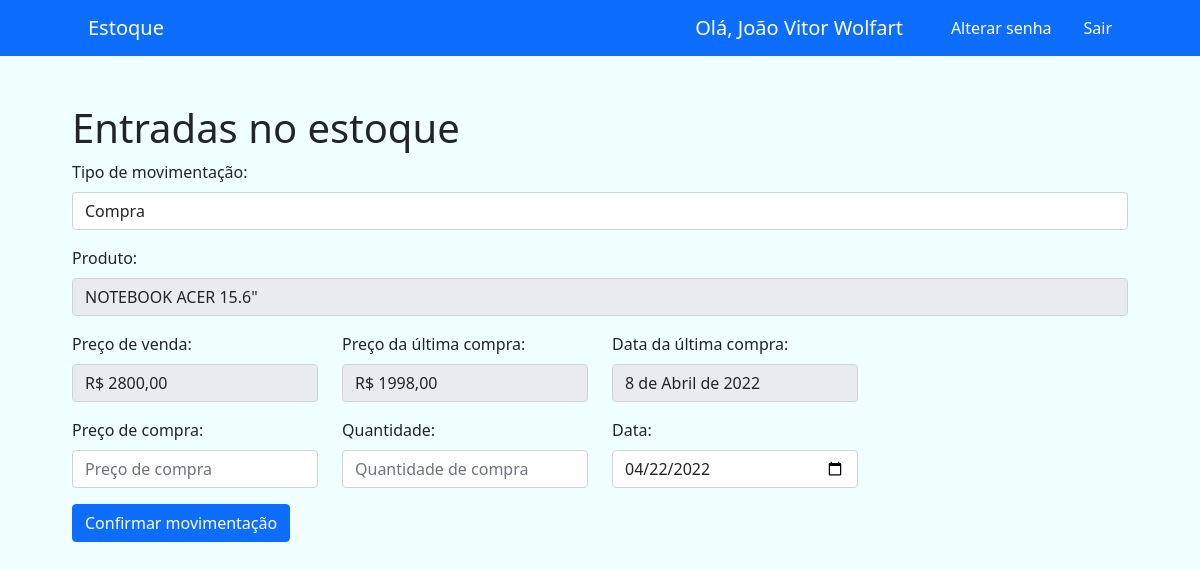
The page /entradas/2 (signed in) on the database as committed earlier.
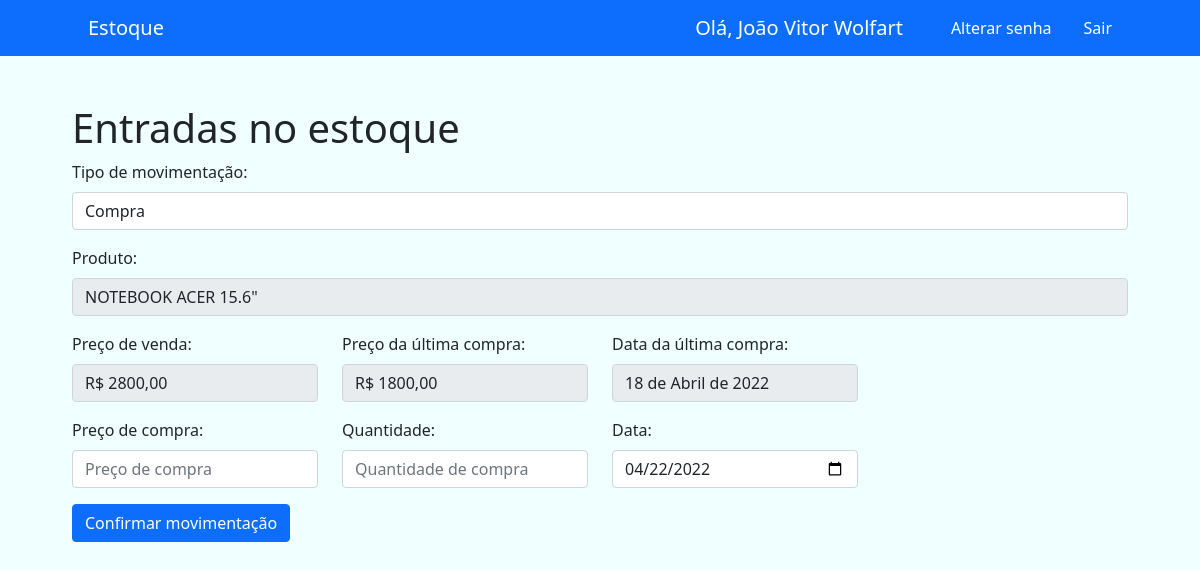
The same page on the database as committed later.
### produtos/models.py (models this page shows, shortened)
class Produto(models.Model):
    produto = models.CharField(max_length=200)
    categoria = models.ForeignKey(Categoria, on_delete=models.DO_NOTHING)
    medida = models.ForeignKey(Medidas, on_delete=models.DO_NOTHING, blank=True, null=True)
    data_ultima_compra = models.DateField(blank=True, null=True)
    preco_ultima_compra = models.DecimalField(max_digits=7, decimal_places=2, blank=True, null=True)
    preco_venda = models.DecimalField(max_digits=7, decimal_places=2, blank=True, null=True)
    data_ultima_venda = models.DateField(blank=True, null=True)
    estoque = models.IntegerField(default=0)
    informacoes = models.TextField(blank=True, null=True)
    foto = models.ImageField(blank=True, upload_to='fotos')
    usuario = models.ForeignKey(User, on_delete=models.CASCADE, blank=True, null=True)
    ativo = models.BooleanField(default=True)

### produtos/views.py (the view, shortened to what this page needs)
# urls.py: path('entradas/<int:id>', views.entradas, name='entradas'),
@login_required(login_url='login')
def entradas(request, id):
    t_entrada = Movimento.objects.all().filter(
        entrada=True
    )
    produto = Produto.objects.get(id=id)
    hoje = datetime.today()
    hoje = datetime.strftime(hoje, '%Y-%m-%d')
    dt_atual = datetime.today()
    if produto.data_ultima_compra:
        ultima_compra = datetime.strftime(produto.data_ultima_compra, '%Y-%m-%d')
        sem_compra = False
    else:
        sem_compra = True
    if request.method != 'POST':
        return render(request, 'paginas/entradas.html', {'t_entrada':t_entrada, 'produto':produto, 'hoje':hoje})

### produtos/templates/paginas/entradas.html (shortened to what this page needs)
{% extends 'base.html'%}
{%block 'conteudo'%}
    <h1>Entradas no estoque</h1>
    <form method="post" action="{% url 'entradas' produto.id%}">
      <div class="mb-3">
        <label class="form-label">Tipo de movimentação: </label>
        <select name="mov" class="form-control">
          {% for c in t_entrada%}
          <option value="{{c.id}}">{{c.tipo_movimento}}</option>
          {%endfor%}
        </select>
      </div>
      <div class="mb-3">
        <label class="form-label">Produto: </label>
        <input type="text" class="form-control" name="produto" placeholder="Nome do produto" value="{{produto.produto}}" disabled>
      </div>
      <div class="row">
        <div class="mb-3 col-md-3">
          <label class="form-label">Preço de venda: </label>
          <input type="text" class="form-control" name="preco_venda" value="R$ {{produto.preco_venda}}" disabled>
        </div>
        {% if produto.preco_ultima_compra %}
        <div class="mb-3 col-md-3">
          <label class="form-label">Preço da última compra: </label>
          <input type="text" class="form-control" name="preco_compra" value="R$ {{produto.preco_ultima_compra}}" disabled>
        </div>
        {% else %}
        <div class="mb-3 col-md-3">
          <label class="form-label">Preço da última compra: </label>
          <input type="text" class="form-control" name="preco_compra" value="Nenhuma compra efetuada ainda" disabled>
        </div>
        {% endif %}
        {% if produto.data_ultima_compra %}
        <div class="mb-3 col-md-3">
          <label class="form-label">Data da última compra: </label>
          <input type="text" class="form-control" name="data_compra" value="{{produto.data_ultima_compra}}" disabled>
        </div>
        {% else %}
        <div class="mb-3 col-md-3">
          <label class="form-label">Data da última compra: </label>
          <input type="text" class="form-control" name="data_compra" value="Nenhuma compra efetuada ainda" disabled>
        </div>
        {% endif %}
      </div>
      <div class="row">
        <div class="mb-3 col-md-3">
          <label class="form-label">Preço de compra: </label>
          <input type="number" class="form-control" name="preco" placeholder="Preço de compra" value="{{request.POST.preco}}" step="0.01">
        </div>
        <div class="mb-3 col-md-3">
          <label class="form-label">Quantidade: </label>
          <input type="number" class="form-control" name="quantidade" placeholder="Quantidade de compra" value="{{request.POST.quantidade}}" step="1">
        </div>
        <div class="mb-3 col-md-3">
          <label class="form-label">Data: </label>
          <input type="date" class="form-control" name="data" placeholder="Data da movimentação" value="{{hoje}}">
        </div>
      </div>
      <button type="submit" class="btn btn-primary">Confirmar movimentação</button>
    </form>
{%endblock%}

Rows that differ between the two databases and show on the page:
changed Produto "NOTEBOOK ACER 15.6\"": preco_compra "R$ 1998,00" → "R$ 1800,00"; data_compra "8 de Abril de 2022" → "18 de Abril de 2022"
